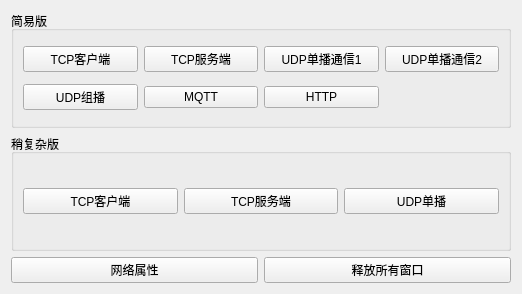
<?xml version="1.0" encoding="UTF-8"?>
<ui version="4.0">
 <class>Widget</class>
 <widget class="QWidget" name="Widget">
  <property name="geometry">
   <rect>
    <x>0</x>
    <y>0</y>
    <width>522</width>
    <height>294</height>
   </rect>
  </property>
  <property name="windowTitle">
   <string>Widget</string>
  </property>
  <layout class="QGridLayout" name="gridLayout">
   <item row="0" column="0" colspan="2">
    <widget class="QGroupBox" name="groupBox">
     <property name="title">
      <string>简易版</string>
     </property>
     <layout class="QGridLayout" name="gridLayout_2">
      <item row="0" column="0">
       <widget class="QPushButton" name="but_simpleTcpClient">
        <property name="text">
         <string>TCP客户端</string>
        </property>
       </widget>
      </item>
      <item row="0" column="1">
       <widget class="QPushButton" name="but_simpleTcpServer">
        <property name="text">
         <string>TCP服务端</string>
        </property>
       </widget>
      </item>
      <item row="0" column="2">
       <widget class="QPushButton" name="but_simpleUdp">
        <property name="text">
         <string>UDP单播通信1</string>
        </property>
       </widget>
      </item>
      <item row="0" column="3">
       <widget class="QPushButton" name="but_simpleUdp_2">
        <property name="text">
         <string>UDP单播通信2</string>
        </property>
       </widget>
      </item>
      <item row="1" column="0">
       <widget class="QPushButton" name="but_simpleUdpGroup">
        <property name="text">
         <string>UDP组播</string>
        </property>
       </widget>
      </item>
      <item row="1" column="1">
       <widget class="QPushButton" name="pushButton_6">
        <property name="text">
         <string>MQTT</string>
        </property>
       </widget>
      </item>
      <item row="1" column="2">
       <widget class="QPushButton" name="pushButton_7">
        <property name="text">
         <string>HTTP</string>
        </property>
       </widget>
      </item>
     </layout>
    </widget>
   </item>
   <item row="1" column="0" colspan="2">
    <widget class="QGroupBox" name="groupBox_2">
     <property name="title">
      <string>稍复杂版</string>
     </property>
     <layout class="QGridLayout" name="gridLayout_3">
      <item row="0" column="0">
       <widget class="QPushButton" name="but_TCPClient">
        <property name="text">
         <string>TCP客户端</string>
        </property>
       </widget>
      </item>
      <item row="0" column="1">
       <widget class="QPushButton" name="pushButton_2">
        <property name="text">
         <string>TCP服务端</string>
        </property>
       </widget>
      </item>
      <item row="0" column="2">
       <widget class="QPushButton" name="pushButton_3">
        <property name="text">
         <string>UDP单播</string>
        </property>
       </widget>
      </item>
     </layout>
    </widget>
   </item>
   <item row="2" column="0">
    <widget class="QPushButton" name="but_property">
     <property name="text">
      <string>网络属性</string>
     </property>
    </widget>
   </item>
   <item row="2" column="1">
    <widget class="QPushButton" name="pushButton">
     <property name="text">
      <string>释放所有窗口</string>
     </property>
    </widget>
   </item>
  </layout>
 </widget>
 <resources/>
 <connections/>
</ui>
